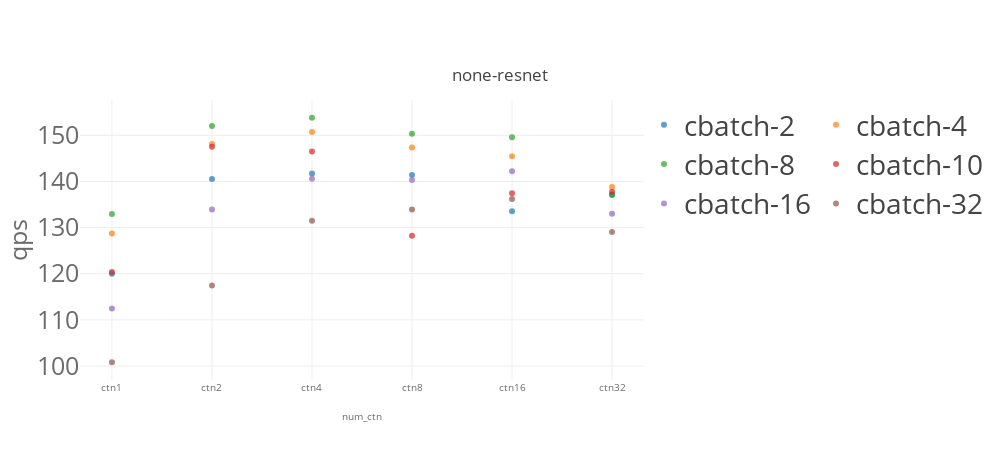
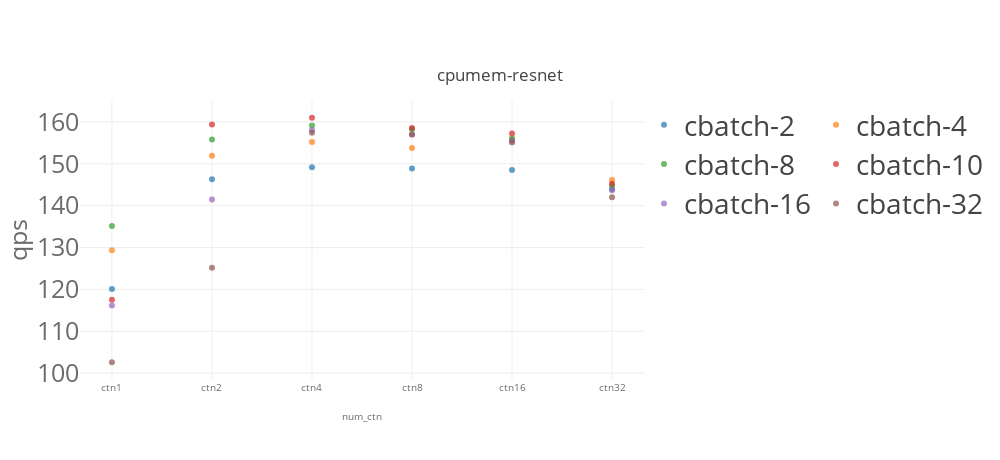

Write notebook code for charts like these, in order.
### Code cell
import matplotlib
import matplotlib.pyplot as plt
import numpy as np
from svglib.svglib import svg2rlg
from reportlab.graphics import renderPDF
from reportlab.pdfgen import canvas

from numpy import percentile, mean, std
import plotly.graph_objects as go

from plotly.offline import init_notebook_mode, iplot

import plotly.io as pio
pio.templates.default = "none"
# pio.templates.default = "simple_white"

import plotly.graph_objects as go
from plotly.subplots import make_subplots
import pandas as pd
# import plotly.express as px


for k8senv in ['none','cpumem']:
    for model_name in ['resnet']:
        list_traces = []
        for cbatch in [2,4,8,10,16,32]: 
            dfg_bench = dfg[(dfg['benchmark']== model_name)  & (dfg['k8senv']==k8senv) & (dfg['cbatch']==cbatch) &\
                        ((dfg['numctn']==1)| (dfg['numctn']==2)| \
                         (dfg['numctn']==4)| (dfg['numctn']==8)| (dfg['numctn']==16)| (dfg['numctn']==32))]
            print(dfg_bench)


            #data
            trace = go.Scatter(
                name="cbatch-"+str(cbatch),
                x=[ 'ctn1','ctn2','ctn4','ctn8','ctn16','ctn32'],
                y= dfg_bench['qps'].values.tolist(),
    #             error_y = dict(type='data', array=df1_bench['model_time_std'].values.tolist()),
                opacity=0.7,
                mode='markers'
            )
            list_traces.append(trace)

        

        #layout
        layout = go.Layout(
            title={
                'text': k8senv+"-"+model_name ,
                'y':0.85,
                'x':0.5,
                'xanchor': 'center',
                'yanchor': 'top'},
            width=1000,
            height=460,
            xaxis=dict(
                title= "num_ctn",
                tickvals=[ 'ctn1','ctn2','ctn4','ctn8','ctn16','ctn32'],
                titlefont=dict(
                    size=10,
                    color='rgb(107, 107, 107)'
                ),
                tickfont=dict(
                    size=10,
                    color='rgb(107, 107, 107)'
                )
            ),
            yaxis=dict(
                title= "qps",
                automargin=True,
                titlefont=dict(
                    size=25,
                    color='rgb(107, 107, 107)'
                ),
                tickfont=dict(
                    size=25,
                    color='rgb(107, 107, 107)'
                ),    
            ),
            legend=dict(
                x=1.0,
                y=1.0,
                bgcolor='rgba(255, 255, 255, 0)',
                bordercolor='rgba(255, 255, 255, 0)',
                font = dict( size = 28)
            ),
            barmode='group',
            bargap=0.15,
            bargroupgap=0.08
    #         legend_orientation="h"
        )

    data = list_traces
    fig = go.Figure(data=data, layout=layout)
    fig.update_layout(legend_orientation="h")
    fig.show()    

#     fig.write_image(path + model_name + k8senv +'.pdf')

### Figure 1 — Plotly figure (JSON) as saved in the notebook; plotly's stock layout.template omitted (floating-point values rounded to 4 significant figures)
{"data": [{"mode": "markers", "name": "cbatch-2", "opacity": 0.7, "type": "scatter", "x": ["ctn1", "ctn2", "ctn4", "ctn8", "ctn16", "ctn32"], "y": [120.0, 140.6, 141.7, 141.4, 133.5, 137.2]}, {"mode": "markers", "name": "cbatch-4", "opacity": 0.7, "type": "scatter", "x": ["ctn1", "ctn2", "ctn4", "ctn8", "ctn16", "ctn32"], "y": [128.7, 148.1, 150.7, 147.3, 145.5, 138.8]}, {"mode": "markers", "name": "cbatch-8", "opacity": 0.7, "type": "scatter", "x": ["ctn1", "ctn2", "ctn4", "ctn8", "ctn16", "ctn32"], "y": [132.9, 152.0, 153.8, 150.3, 149.6, 137.1]}, {"mode": "markers", "name": "cbatch-10", "opacity": 0.7, "type": "scatter", "x": ["ctn1", "ctn2", "ctn4", "ctn8", "ctn16", "ctn32"], "y": [120.4, 147.5, 146.5, 128.2, 137.5, 137.8]}, {"mode": "markers", "name": "cbatch-16", "opacity": 0.7, "type": "scatter", "x": ["ctn1", "ctn2", "ctn4", "ctn8", "ctn16", "ctn32"], "y": [112.4, 133.9, 140.6, 140.3, 142.2, 133.0]}, {"mode": "markers", "name": "cbatch-32", "opacity": 0.7, "type": "scatter", "x": ["ctn1", "ctn2", "ctn4", "ctn8", "ctn16", "ctn32"], "y": [100.8, 117.4, 131.5, 133.9, 136.2, 129.1]}], "layout": {"bargap": 0.15, "bargroupgap": 0.08, "barmode": "group", "height": 460, "legend": {"bgcolor": "rgba(255, 255, 255, 0)", "bordercolor": "rgba(255, 255, 255, 0)", "font": {"size": 28}, "orientation": "h", "x": 1, "y": 1}, "title": {"text": "none-resnet", "x": 0.5, "xanchor": "center", "y": 0.85, "yanchor": "top"}, "width": 1000, "xaxis": {"tickfont": {"color": "rgb(107, 107, 107)", "size": 10}, "tickvals": ["ctn1", "ctn2", "ctn4", "ctn8", "ctn16", "ctn32"], "title": {"font": {"color": "rgb(107, 107, 107)", "size": 10}, "text": "num_ctn"}}, "yaxis": {"automargin": true, "tickfont": {"color": "rgb(107, 107, 107)", "size": 25}, "title": {"font": {"color": "rgb(107, 107, 107)", "size": 25}, "text": "qps"}}}}

### Figure 2 — Plotly figure (JSON) as saved in the notebook; plotly's stock layout.template omitted (floating-point values rounded to 4 significant figures)
{"data": [{"mode": "markers", "name": "cbatch-2", "opacity": 0.7, "type": "scatter", "x": ["ctn1", "ctn2", "ctn4", "ctn8", "ctn16", "ctn32"], "y": [120.1, 146.3, 149.2, 148.9, 148.5, 143.9]}, {"mode": "markers", "name": "cbatch-4", "opacity": 0.7, "type": "scatter", "x": ["ctn1", "ctn2", "ctn4", "ctn8", "ctn16", "ctn32"], "y": [129.3, 151.9, 155.2, 153.7, 155.7, 146.1]}, {"mode": "markers", "name": "cbatch-8", "opacity": 0.7, "type": "scatter", "x": ["ctn1", "ctn2", "ctn4", "ctn8", "ctn16", "ctn32"], "y": [135.1, 155.8, 159.1, 158.2, 156.0, 144.8]}, {"mode": "markers", "name": "cbatch-10", "opacity": 0.7, "type": "scatter", "x": ["ctn1", "ctn2", "ctn4", "ctn8", "ctn16", "ctn32"], "y": [117.6, 159.4, 161.0, 158.6, 157.2, 145.2]}, {"mode": "markers", "name": "cbatch-16", "opacity": 0.7, "type": "scatter", "x": ["ctn1", "ctn2", "ctn4", "ctn8", "ctn16", "ctn32"], "y": [116.2, 141.4, 158.0, 157.0, 155.5, 143.7]}, {"mode": "markers", "name": "cbatch-32", "opacity": 0.7, "type": "scatter", "x": ["ctn1", "ctn2", "ctn4", "ctn8", "ctn16", "ctn32"], "y": [102.6, 125.2, 157.4, 157.0, 155.1, 142.0]}], "layout": {"bargap": 0.15, "bargroupgap": 0.08, "barmode": "group", "height": 460, "legend": {"bgcolor": "rgba(255, 255, 255, 0)", "bordercolor": "rgba(255, 255, 255, 0)", "font": {"size": 28}, "orientation": "h", "x": 1, "y": 1}, "title": {"text": "cpumem-resnet", "x": 0.5, "xanchor": "center", "y": 0.85, "yanchor": "top"}, "width": 1000, "xaxis": {"tickfont": {"color": "rgb(107, 107, 107)", "size": 10}, "tickvals": ["ctn1", "ctn2", "ctn4", "ctn8", "ctn16", "ctn32"], "title": {"font": {"color": "rgb(107, 107, 107)", "size": 10}, "text": "num_ctn"}}, "yaxis": {"automargin": true, "tickfont": {"color": "rgb(107, 107, 107)", "size": 25}, "title": {"font": {"color": "rgb(107, 107, 107)", "size": 25}, "text": "qps"}}}}
